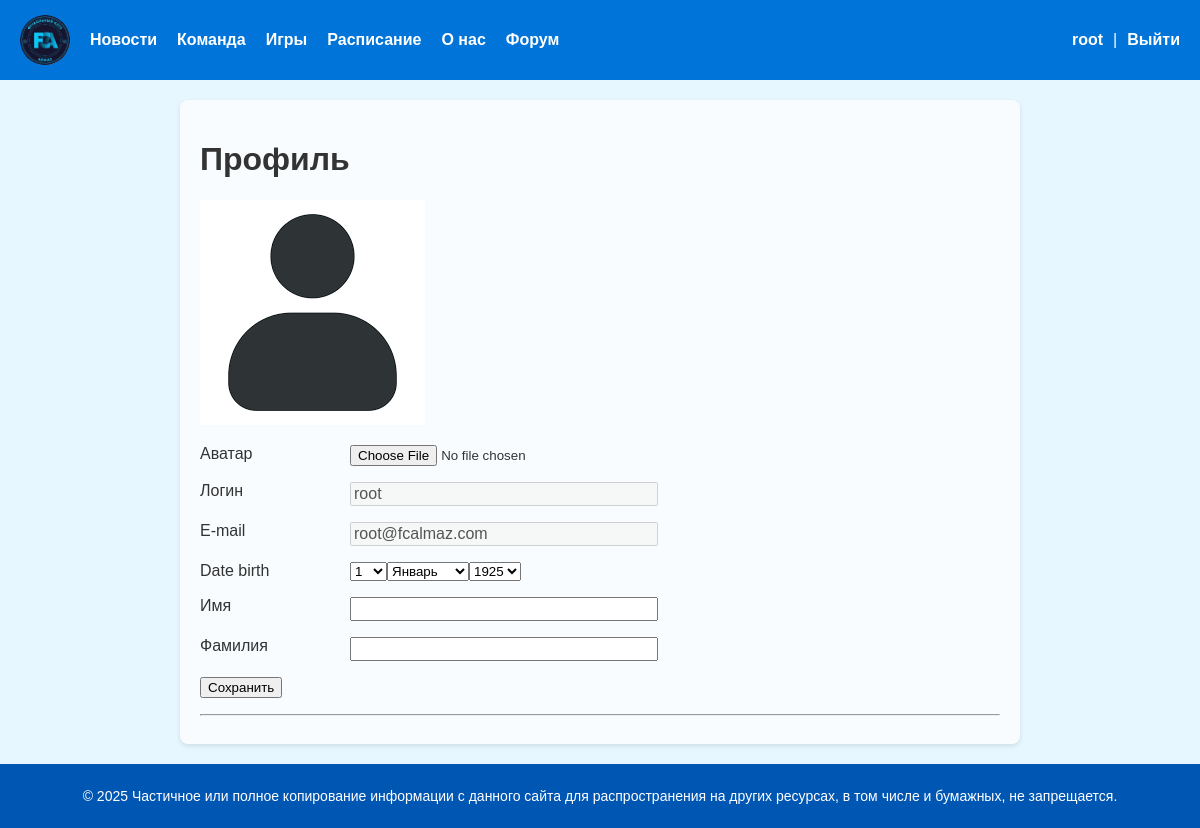
/users/profile/ (signed in), run on the app's committed database.
### users/models.py (models this page shows)
class User(AbstractUser):
    photo = models.ImageField(upload_to='user_photo/%Y/%m/%d', blank=True, null=True, verbose_name='Аватар')
    date_birth = models.DateTimeField(blank=True, null=True, verbose_name='Дата рождения')

### users/views.py (the view, shortened to what this page needs)
# urls.py: path('profile/', views.ProfileUser.as_view(), name='profile'),
class ProfileUser(LoginRequiredMixin, UpdateView):
    model = get_user_model()
    form_class = ProfileUserForm
    template_name = 'users/profile.html'
    extra_context = {
        'title': 'Профиль пользователя',
        'default_image': settings.DEFAULT_USER_IMAGE,
    }
    def get_object(self, queryset = None):
        return self.request.user

### users/forms.py
class ProfileUserForm(forms.ModelForm):
    username = forms.CharField(disabled=True, label='Логин', widget=forms.TextInput(attrs={'class': 'form-input'}))
    email = forms.CharField(disabled=True, label='E-mail', widget=forms.TextInput(attrs={'class': 'form-input'}))
    this_year = datetime.date.today().year
    date_birth = forms.DateField(widget=forms.SelectDateWidget(years=tuple(range(this_year-100, this_year-5))))
    class Meta:
        model = get_user_model()
        fields = ['photo', 'username', 'email','date_birth', 'first_name', 'last_name']
        labels = {
            'first_name': 'Имя',
            'last_name': 'Фамилия'
        }
        widgets = {
            'first_name': forms.TextInput(attrs={'class': 'form-input'}),
            'last_name': forms.TextInput(attrs={'class': 'form-input'})
        }

### users/context_processors.py (called while the page is built)
def get_menu_context(request):
    return {'menu': menu}

### users/templates/users/profile.html (shortened to what this page needs)
{% extends 'base.html' %}
{% block content %}
<h1>Профиль</h1>
<form method="post" enctype="multipart/form-data">
    {% if user.photo %}
    <p><img src="{{ user.photo.url }}"></p>
    {% else %}
    <p><img src="{{ default_image }}"></p>
    {% endif %}
    {% for f in form %}
        <p><label class="form-label" for="{{ f.id_for_label }}">{{ f.label}}</label>{{ f }}</p>
    {% endfor %}
    <p><button type="submit">Сохранить</button></p>
</form>
<hr>
{% endblock %}

### templates/base.html (shortened to what this page needs)
{% load static %}
<!DOCTYPE html>
<html>
<head>
    <link type="text/css" href="{% static 'core/css/styles.css' %}" rel="stylesheet" />
</head>
<body>
    <header class="header">
        <nav>
            <ul id="mainmenu" class="mainmenu">
                <li class="logo">
                    <a href="{% url 'home' %}">
                        <div class="logo"></div>
                    </a>
                </li>
                {% for m in menu %}
                    <li><a href="{% url m.url_name %}">{{ m.title }}</a></li>
                {% endfor %}
                {% if user.is_authenticated %}
                    <li class="last">
                        <a href="{% url 'users:profile' %}">{{ user.username }}</a> |
                        <form id="logoutForm" method="post" action="{% url 'users:logout' %}" style="display: inline;">
                            <a href="#" onclick="document.getElementById('logoutForm').submit(); return false;">Выйти</a>
                        </form>
                    </li>
                {% else %}
                    <li class="last">
                        <a href="{% url 'users:login' %}">Войти</a> |
                        <a href="{% url 'users:register' %}">Регистрация</a>
                    </li>
                {% endif %}
            </ul>
        </nav>
    </header>
    <main class="content">
        <div class="content-text">
            {% block content %}
            {% endblock %}
        </div>
    </main>
    <footer class="footer">
        <p>&copy; 2025 Частичное или полное копирование информации с данного сайта для распространения на других ресурсах, в том числе и бумажных, не запрещается.</p>
    </footer>
</body>
</html>

### core/static/core/css/styles.css (style rules this page uses)
body { margin: 0; font-family: Arial, sans-serif; background-color: #f4f9fc; color: #333; display: flex; flex-direction: column; min-height: 100vh; }
.header { background-color: #0074d9; color: white; padding: 15px 20px; box-shadow: 0 2px 5px rgba(0, 0, 0, 0.1); }
.header .mainmenu { list-style: none; padding: 0; margin: 0; display: flex; align-items: center; gap: 20px; }
.header .mainmenu li { display: inline-block; }
.header .mainmenu li a { color: white; text-decoration: none; font-weight: bold; }
.header .mainmenu .last { margin-left: auto; display: flex; align-items: center; gap: 10px; }
.header .mainmenu .last a { color: white; text-decoration: none; }
#logoutForm { display: inline; }
.header .logo { width: 50px; height: 50px; background-image: url('../images/main-ico.png'); background-size: cover; background-position: center; border-radius: 50%; cursor: pointer; }
.content { flex: 1; padding: 20px; background-color: #e6f7ff; overflow-y: auto; }
.content-text { max-width: 800px; margin: 0 auto; padding: 20px; background-color: #f8fcfe; border-radius: 8px; box-shadow: 0 2px 5px rgba(0, 0, 0, 0.1); }
.footer { background-color: #0056b3; color: white; text-align: center; padding: 10px; font-size: 14px; }
.form-input { width: 300px; font-size: 16px; }
.form-label { display: inline-block; min-width: 150px; vertical-align: top; }

### data on the page
User: username "root", form "root" "root@fcalmaz.com"

### other printed values
{{ m.title }} "Новости" "Команда" "Игры" "Расписание" "О нас" "Форум"
{{ f.label }} "Аватар" "Логин" "E-mail" "Date birth" "Имя" "Фамилия"
